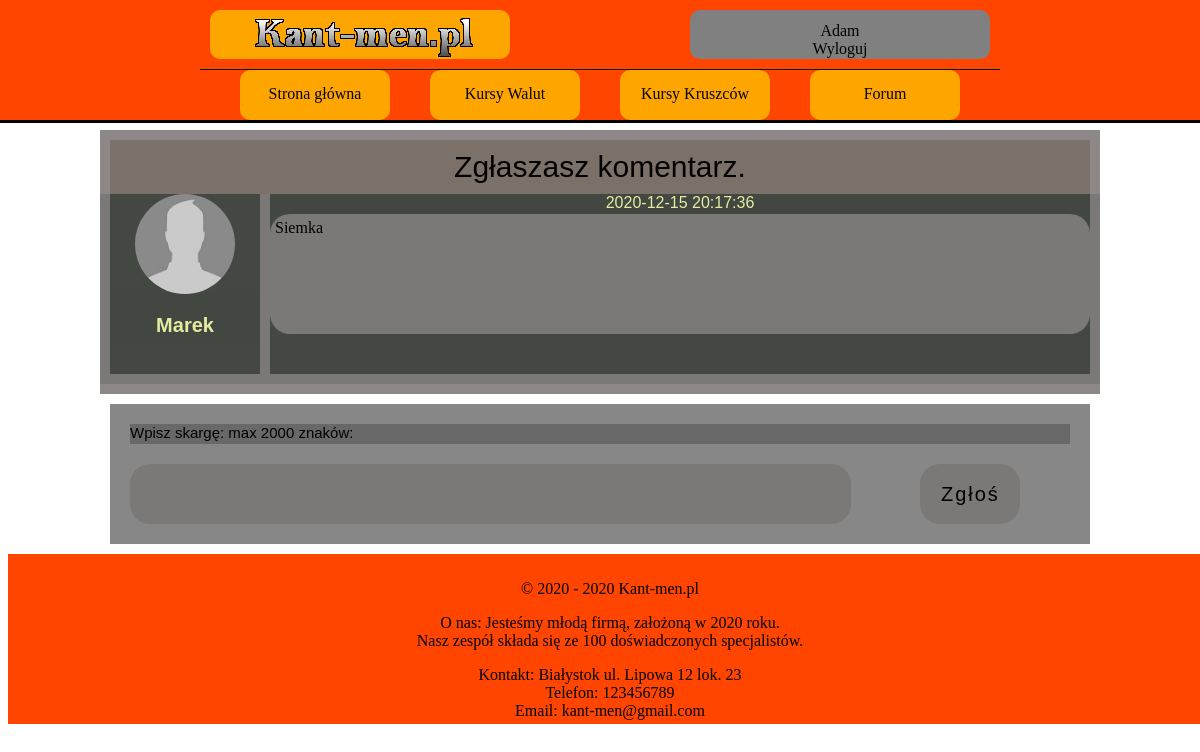
The page /zglos_komentarz.php?user=7&kom=5&watek=2 (signed in) on the database its author committed.
### tables this page shows
CREATE TABLE `komentarz` (
  `ID_KOMENTARZ` int(10) NOT NULL,
  `ID_WATEK` int(10) NOT NULL,
  `ID_USER` int(10) NOT NULL,
  `DATA` timestamp NOT NULL DEFAULT current_timestamp(),
  `TRESC_KOMENTARZA` longtext NOT NULL,
  `OCENA` int(10) NOT NULL DEFAULT 0,
  `STATUS` varchar(10) NOT NULL DEFAULT 'UKRYTE'
);

CREATE TABLE `user` (
  `ID_USER` int(10) NOT NULL,
  `LOGIN` varchar(20) NOT NULL,
  `HASLO` char(255) NOT NULL,
  `IMIE` varchar(50) NOT NULL,
  `NAZWISKO` varchar(50) NOT NULL,
  `EMAIL` varchar(50) NOT NULL,
  `WIEK` int(10) NOT NULL,
  `MIASTO` varchar(50) NOT NULL,
  `KRAJ` varchar(50) NOT NULL,
  `OPIS_PROFILU` text DEFAULT NULL,
  `ZDJECIE` varchar(255) DEFAULT NULL,
  `STW_WATKI` int(10) NOT NULL DEFAULT 0,
  `LICZ_KOMENTARZY` int(10) NOT NULL DEFAULT 0,
  `UPRAWNIENIA` varchar(10) NOT NULL DEFAULT 'USER'
);

### zglos_komentarz.php (the view, shortened to what this page needs)
<!DOCTYPE HTML>
<html>
<head>
    <link href="CSS/styleGlowne.css" rel="stylesheet" type="text/css">
    <link href="CSS/styleWatek.css" rel="stylesheet" type="text/css">
</head>
<body>
<?php
include_once('rysowanieMenu.php');
?>
<main>
    <?php
    require_once "polaczeniezMySQL.php";
    $polaczenie = @new mysqli($host,$db_user,$db_password,$db_name);
    if($polaczenie->connect_errno!=0)
    {
        echo "Error: ".$polaczenie->connect_errno;
    }
    else
    {
        $rezultat = $polaczenie->query("SELECT * FROM komentarz WHERE ID_KOMENTARZ=" . $_GET['kom']);
        if (!$rezultat)
        {
            throw new Exception($polaczenie->error);
        }
        else
        {
            while ($row = mysqli_fetch_array($rezultat))
            {
                ?>
                <div class="artykul-glowny">
                    <div class="artykul-tytul">
                        Zgłaszasz komentarz.
                    </div>
                    <div class="artykul-wypowiedz">
                        <div class="wiadomosc-profil">
                            <?php $row_autor = mysqli_fetch_array($wyciagniecie_danych_autora = $polaczenie->query("SELECT * FROM user WHERE ID_USER=" . $_GET['user'])); ?>
                            <div class="awatar">
                            </div>
                            <div class="nickname">
                                <?php echo '<a href="profilowe.php?user=' . $row['ID_USER'] . '"><k style=" font-weight: 700;">' . $row_autor['LOGIN'] . '</k></a>'; ?>
                            </div>
                        </div>
                        <div class="wiadomosc-tresc">
                            <div class="czas-wyslania">
                                <?php echo $row['DATA']; ?>
                            </div>
                            <div class="wiadomosc-trescwiadomosci">
                                <?php echo $row['TRESC_KOMENTARZA']; ?>
                            </div>
                            <div class="panel-spolecznosci-admina">
                            </div>
                        </div>
                    </div>
                </div>
                <?php
            }
        }
    }
    echo '<div class="komentarz_contener">';
    if(isset($_SESSION['mute'])&&$_SESSION['mute']==true)
    {
        echo '<k style="font-size: 13px; font-weight: 700; color: rgb(40, 39, 0);">Twoje konto jest zmutowane, nie możesz zgłaszać !</k>';
    }
    else
    {
        if((isset($_SESSION['zalogowany']))&&($_SESSION['zalogowany']==true))
        {
            echo '<div class="kom_kom">';
            if(isset($_POST['komentarz_watek'])&& strlen($_POST['komentarz_watek'])<=2000)
            {
                echo 'Wpisz treść zgłoszenia: max 2000 znaków: ';
                $id_kom = $_GET['kom'];
                $id_zalogowanego = $_SESSION['id_usera_zalog'];
                $tresc = $_POST['komentarz_watek'];
                $_SESSION['zgloszenie'] = 0;
                if($polaczenie->query("INSERT INTO `zgloszenie` (`WATEK_CZY_KOM`,`ID_KOMENTARZ`,`ID_ZGLASZAJACEGO`,`POWOD`) VALUES ('KOM','$id_kom','$id_zalogowanego','$tresc');"))
                {
                    $_SESSION['zgloszenie'] = 5;
                }
                else
                {
                    echo 'Blad2'.$polaczenie->error;
                }
            }
            elseif (isset($_POST['komentarz_watek'])&& strlen($_POST['komentarz_watek'])>2000)
            {
                echo 'Wpisany przez ciebie zgłoszenie jest za długie ( max 2000 znaków)';
            }
            else
            {
                echo 'Wpisz skargę: max 2000 znaków: ';
            }
            echo '</div>';
            echo '<form method="post" action="zglos_komentarz.php?user='.$_GET['user'].'&kom='.$_GET['kom'].'&watek='.$_GET['watek'].'">';
            if(isset($_SESSION['zgloszenie'])&&$_SESSION['zgloszenie'] == 5){
                echo '<center>Dziekujemy za zgloszenie, bedzie ono rozpatrzone przez administracjię</center>';
                echo'</br>';
                echo '<center>Zostaniesz za chwilę przekierowany/a na poprzednia stronę</center>';
                unset($_SESSION['zgloszenie']);
                header("refresh:4; url=watek.php?id=".$_GET['watek']);
            }else{
                echo '<textarea name="komentarz_watek" required="required" ></textarea>';
                echo '<input class="przycisk_dodaj" type="submit" value="Zgłoś">';
            }
            echo '</form>';
        }
        else
        {
            echo '<k style="font-size: 13px; font-weight: 700; color: rgb(40, 39, 0);"><center>Aby skomentować zaloguj się ! </center></k>';
        }
    }
    ?>
</main>
<?php
include_once('rysowanieStopki.php');
?>
</body>
</html>

### CSS/styleGlowne.css (style rules this page uses)
body { background-color: white; justify-content: center; align-items: center; }
main { background-color: white; margin-left: auto; margin-right: auto; width: 1000px; height: auto; margin-top: 130px; align-items: center; }
a { text-decoration: none; color: inherit; }

### CSS/styleWatek.css (style rules this page uses)
.artykul-glowny { background-color: #8e8787; width: auto; height: auto; position: relative; }
.artykul-wypowiedz { margin-top: 10px; margin-bottom: 10px; background-color: #7b7977; min-height: 150px; }
.artykul-tytul { position: relative; background-color: rgb(124, 113, 104); width: auto; margin: 10px; padding: 10px; text-align: center; font-family: sans-serif; font-size: 30px; top: 10px; }
.wiadomosc-profil { height: 150px; width: 150px; background-color:rgba(67, 72, 66, 0.98); float: left; margin-left: 10px; margin-right: 10px; margin-bottom: 10px; }
.awatar { height: 100px; width: 100px; margin-left: auto; margin-right: auto; border-radius: 50px; background-image:url('../img/un.jpg'); background-size: 100px; }
.nickname { height: 60px; width: 150px; background-color:rgba(67, 72, 66, 0.98); text-align: center; padding-top: 20px; font-family: sans-serif; font-size: 20px; color: rgb(229, 236, 159); }
.wiadomosc-tresc { height: auto; min-height: 150px; width: 820px; background-color:rgba(67, 72, 66, 0.98); float: left; margin-bottom: 10px; }
.czas-wyslania { height: 20px; background-color:rgba(67, 72, 66, 0.98); width: 820px; text-align: center; font-family: sans-serif; color: rgb(229, 236, 159); }
.wiadomosc-trescwiadomosci { height: auto; min-height: 110px; background-color: #7b7977; width: 810px; padding: 5px; border-radius: 20px; }
.panel-spolecznosci-admina { height: 40px; width: 820px; }
.komentarz_contener { background-color:rgba(93, 93, 93, 0.74); width: 960px; height: auto; margin: 10px; text-align: center; font-family: sans-serif; font-size: 15px; top: 10px; margin-left: auto; margin-right: auto; padding: 10px; }
.kom_kom { background-color:rgba(93, 93, 93, 0.74); top: 10px; text-align: left; height: 20px; margin: 10px; }
.przycisk_dodaj { border: none; border-radius: 20px; width: 100px; height: 60px; margin: 10px; padding: 5px; clear: both; font-family: sans-serif; letter-spacing: 2px; background-color:#7b7977; transition: background .6s; font-size: 20px; }
textarea { border: none; border-radius: 20px; width: 73%; margin: 10px; height: 50px; float: left; padding: 5px 10px 5px 10px; resize: none; background-color: #7b7977; }

### rows shown on the page
komentarz: ID_USER.LOGIN "Marek", DATA "2020-12-15 20:17:36", TRESC_KOMENTARZA "Siemka"

### other values the page prints
$_SESSION['login_wyswietlanie'] "Adam"
